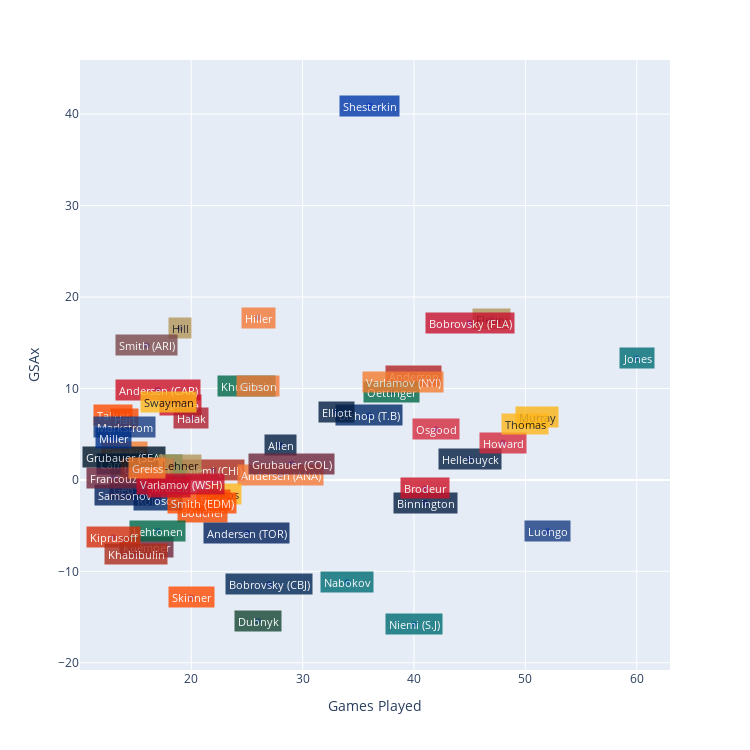

The notebook cell saved with this chart:
### Code cell
fig = px.scatter(data, x='GP', y='GSAx')
for row in data.index:
    fig.add_annotation(x=data.loc[row, 'GP'], y=data.loc[row, 'GSAx'], 
            text=data.loc[row, 'Player'], showarrow=False, name='Team',
            font=dict(size=11, 
                      color=teamColours[data.loc[row, 'Team']]['text']),
            bgcolor=teamColours[data.loc[row, 'Team']]['colour'], opacity=0.8, 
            borderpad=2.5)
fig.update_layout(showlegend=False, width=750, height=750, 
                  xaxis_title='Games Played',
                  yaxis_title='GSAx')
fig.update_yaxes(range=[(data["GSAx"].min() - 5), (data["GSAx"].max() + 5)])
fig.show()

### Figure 1 — Plotly figure (JSON) as saved in the notebook; plotly's stock layout.template omitted (floating-point values rounded to 4 significant figures)
{"data": [{"hovertemplate": "GP=%{x}<br>GSAx=%{y}<extra></extra>", "legendgroup": "", "marker": {"color": "#636efa", "symbol": "circle"}, "mode": "markers", "name": "", "orientation": "v", "showlegend": false, "type": "scatter", "x": [19, 15, 25, 22, 40, 19, 36, 16, 21, 33, 13, 17, 14, 42, 45, 40, 16, 26, 17, 34, 28, 25, 17, 36, 14, 14, 14, 14, 28, 38, 20, 18, 48, 26, 26, 41, 23, 17, 47, 22, 41, 60, 18, 51, 16, 13, 16, 21, 15, 13, 18, 29, 14, 52, 19, 13, 19, 39, 27, 45, 20, 16, 50], "xaxis": "x", "y": [16.6, -1, 10.27, 1.06, -15.79, 8.2, 7.05, 1.6, -3.48, 7.46, 7.11, 1.22, 6.68, 5.53, 2.25, 11.38, -7.29, -15.43, -2.2, -11.17, 0.5, -5.8, 9.83, 40.92, -1.67, 3, 1.74, 5.83, 3.8, 9.61, 6.8, 8.52, 4.08, 10.28, 17.75, -2.49, -1.55, -5.57, 17.64, -2.17, -0.94, 13.3, -0.05, 6.87, 1.24, -6.27, 14.7, -2.53, -8.15, 0.23, -0.8, 1.77, 2.49, -5.58, 1.63, 4.53, -0.42, 10.69, -11.4, 17.17, -12.86, 1.27, 6.14], "yaxis": "y"}], "layout": {"annotations": [{"bgcolor": "#B4975A", "borderpad": 2.5, "font": {"color": "#000000", "size": 11}, "name": "Team", "opacity": 0.8, "showarrow": false, "text": "Hill", "x": 19, "y": 16.6}, {"bgcolor": "#6F263D", "borderpad": 2.5, "font": {"color": "#ffffff", "size": 11}, "name": "Team", "opacity": 0.8, "showarrow": false, "text": "Georgiev", "x": 15, "y": -1}, {"bgcolor": "#006847", "borderpad": 2.5, "font": {"color": "#ffffff", "size": 11}, "name": "Team", "opacity": 0.8, "showarrow": false, "text": "Khudobin", "x": 25, "y": 10.27}, {"bgcolor": "#af2c1b", "borderpad": 2.5, "font": {"color": "#ffffff", "size": 11}, "name": "Team", "opacity": 0.8, "showarrow": false, "text": "Niemi (CHI)", "x": 22, "y": 1.06}, {"bgcolor": "#006D75", "borderpad": 2.5, "font": {"color": "#ffffff", "size": 11}, "name": "Team", "opacity": 0.8, "showarrow": false, "text": "Niemi (S.J)", "x": 40, "y": -15.79}, {"bgcolor": "#CE1126", "borderpad": 2.5, "font": {"color": "#ffffff", "size": 11}, "name": "Team", "opacity": 0.8, "showarrow": false, "text": "Raanta", "x": 19, "y": 8.2}, {"bgcolor": "#002868", "borderpad": 2.5, "font": {"color": "#ffffff", "size": 11}, "name": "Team", "opacity": 0.8, "showarrow": false, "text": "Bishop (T.B)", "x": 36, "y": 7.05}, {"bgcolor": "#006847", "borderpad": 2.5, "font": {"color": "#ffffff", "size": 11}, "name": "Team", "opacity": 0.8, "showarrow": false, "text": "Bishop (DAL)", "x": 16, "y": 1.6}, {"bgcolor": "#F74902", "borderpad": 2.5, "font": {"color": "#ffffff", "size": 11}, "name": "Team", "opacity": 0.8, "showarrow": false, "text": "Boucher", "x": 21, "y": -3.48}, {"bgcolor": "#041E42", "borderpad": 2.5, "font": {"color": "#ffffff", "size": 11}, "name": "Team", "opacity": 0.8, "showarrow": false, "text": "Elliott", "x": 33, "y": 7.46}, {"bgcolor": "#FF4C00", "borderpad": 2.5, "font": {"color": "#ffffff", "size": 11}, "name": "Team", "opacity": 0.8, "showarrow": false, "text": "Talbot", "x": 13, "y": 7.11}, {"bgcolor": "#CE1126", "borderpad": 2.5, "font": {"color": "#ffffff", "size": 11}, "name": "Team", "opacity": 0.8, "showarrow": false, "text": "Ward", "x": 17, "y": 1.22}, {"bgcolor": "#F74902", "borderpad": 2.5, "font": {"color": "#ffffff", "size": 11}, "name": "Team", "opacity": 0.8, "showarrow": false, "text": "Hart", "x": 14, "y": 6.68}, {"bgcolor": "#d52b3f", "borderpad": 2.5, "font": {"color": "#ffffff", "size": 11}, "name": "Team", "opacity": 0.8, "showarrow": false, "text": "Osgood", "x": 42, "y": 5.53}, {"bgcolor": "#041E42", "borderpad": 2.5, "font": {"color": "#ffffff", "size": 11}, "name": "Team", "opacity": 0.8, "showarrow": false, "text": "Hellebuyck", "x": 45, "y": 2.25}, {"bgcolor": "#b12323", "borderpad": 2.5, "font": {"color": "#ffffff", "size": 11}, "name": "Team", "opacity": 0.8, "showarrow": false, "text": "Anderson", "x": 40, "y": 11.38}, {"bgcolor": "#6F263D", "borderpad": 2.5, "font": {"color": "#ffffff", "size": 11}, "name": "Team", "opacity": 0.8, "showarrow": false, "text": "Kuemper", "x": 16, "y": -7.29}, {"bgcolor": "#154734", "borderpad": 2.5, "font": {"color": "#ffffff", "size": 11}, "name": "Team", "opacity": 0.8, "showarrow": false, "text": "Dubnyk", "x": 26, "y": -15.43}, {"bgcolor": "#002868", "borderpad": 2.5, "font": {"color": "#ffffff", "size": 11}, "name": "Team", "opacity": 0.8, "showarrow": false, "text": "Roloson", "x": 17, "y": -2.2}, {"bgcolor": "#006D75", "borderpad": 2.5, "font": {"color": "#ffffff", "size": 11}, "name": "Team", "opacity": 0.8, "showarrow": false, "text": "Nabokov", "x": 34, "y": -11.17}, {"bgcolor": "#F47A38", "borderpad": 2.5, "font": {"color": "#ffffff", "size": 11}, "name": "Team", "opacity": 0.8, "showarrow": false, "text": "Andersen (ANA)", "x": 28, "y": 0.5}, {"bgcolor": "#00205B", "borderpad": 2.5, "font": {"color": "#ffffff", "size": 11}, "name": "Team", "opacity": 0.8, "showarrow": false, "text": "Andersen (TOR)", "x": 25, "y": -5.8}, {"bgcolor": "#CE1126", "borderpad": 2.5, "font": {"color": "#ffffff", "size": 11}, "name": "Team", "opacity": 0.8, "showarrow": false, "text": "Andersen (CAR)", "x": 17, "y": 9.83}, {"bgcolor": "#0038A8", "borderpad": 2.5, "font": {"color": "#ffffff", "size": 11}, "name": "Team", "opacity": 0.8, "showarrow": false, "text": "Shesterkin", "x": 36, "y": 40.92}, {"bgcolor": "#00205B", "borderpad": 2.5, "font": {"color": "#ffffff", "size": 11}, "name": "Team", "opacity": 0.8, "showarrow": false, "text": "Samsonov", "x": 14, "y": -1.67}, {"bgcolor": "#F47D30", "borderpad": 2.5, "font": {"color": "#ffffff", "size": 11}, "name": "Team", "opacity": 0.8, "showarrow": false, "text": "Sorokin", "x": 14, "y": 3}, {"bgcolor": "#00205B", "borderpad": 2.5, "font": {"color": "#ffffff", "size": 11}, "name": "Team", "opacity": 0.8, "showarrow": false, "text": "Campbell", "x": 14, "y": 1.74}, {"bgcolor": "#173d83", "borderpad": 2.5, "font": {"color": "#ffffff", "size": 11}, "name": "Team", "opacity": 0.8, "showarrow": false, "text": "Markstrom", "x": 14, "y": 5.83}, {"bgcolor": "#041E42", "borderpad": 2.5, "font": {"color": "#ffffff", "size": 11}, "name": "Team", "opacity": 0.8, "showarrow": false, "text": "Allen", "x": 28, "y": 3.8}, {"bgcolor": "#006847", "borderpad": 2.5, "font": {"color": "#ffffff", "size": 11}, "name": "Team", "opacity": 0.8, "showarrow": false, "text": "Oettinger", "x": 38, "y": 9.61}, {"bgcolor": "#AF1E2D", "borderpad": 2.5, "font": {"color": "#ffffff", "size": 11}, "name": "Team", "opacity": 0.8, "showarrow": false, "text": "Halak", "x": 20, "y": 6.8}, {"bgcolor": "#FFB81C", "borderpad": 2.5, "font": {"color": "#000000", "size": 11}, "name": "Team", "opacity": 0.8, "showarrow": false, "text": "Swayman", "x": 18, "y": 8.52}, {"bgcolor": "#d52b3f", "borderpad": 2.5, "font": {"color": "#ffffff", "size": 11}, "name": "Team", "opacity": 0.8, "showarrow": false, "text": "Howard", "x": 48, "y": 4.08}, {"bgcolor": "#F47A38", "borderpad": 2.5, "font": {"color": "#ffffff", "size": 11}, "name": "Team", "opacity": 0.8, "showarrow": false, "text": "Gibson", "x": 26, "y": 10.28}, {"bgcolor": "#F47A38", "borderpad": 2.5, "font": {"color": "#ffffff", "size": 11}, "name": "Team", "opacity": 0.8, "showarrow": false, "text": "Hiller", "x": 26, "y": 17.75}, {"bgcolor": "#041E42", "borderpad": 2.5, "font": {"color": "#ffffff", "size": 11}, "name": "Team", "opacity": 0.8, "showarrow": false, "text": "Binnington", "x": 41, "y": -2.49}, {"bgcolor": "#FFB81C", "borderpad": 2.5, "font": {"color": "#000000", "size": 11}, "name": "Team", "opacity": 0.8, "showarrow": false, "text": "Saros", "x": 23, "y": -1.55}, {"bgcolor": "#006847", "borderpad": 2.5, "font": {"color": "#ffffff", "size": 11}, "name": "Team", "opacity": 0.8, "showarrow": false, "text": "Lehtonen", "x": 17, "y": -5.57}, {"bgcolor": "#B4975A", "borderpad": 2.5, "font": {"color": "#000000", "size": 11}, "name": "Team", "opacity": 0.8, "showarrow": false, "text": "Fleury", "x": 47, "y": 17.64}, {"bgcolor": "#F74902", "borderpad": 2.5, "font": {"color": "#ffffff", "size": 11}, "name": "Team", "opacity": 0.8, "showarrow": false, "text": "Biron", "x": 22, "y": -2.17}, {"bgcolor": "#CE1126", "borderpad": 2.5, "font": {"color": "#ffffff", "size": 11}, "name": "Team", "opacity": 0.8, "showarrow": false, "text": "Brodeur", "x": 41, "y": -0.94}, {"bgcolor": "#006D75", "borderpad": 2.5, "font": {"color": "#ffffff", "size": 11}, "name": "Team", "opacity": 0.8, "showarrow": false, "text": "Jones", "x": 60, "y": 13.3}, {"bgcolor": "#006847", "borderpad": 2.5, "font": {"color": "#ffffff", "size": 11}, "name": "Team", "opacity": 0.8, "showarrow": false, "text": "Turco", "x": 18, "y": -0.05}, {"bgcolor": "#FCB514", "borderpad": 2.5, "font": {"color": "#000000", "size": 11}, "name": "Team", "opacity": 0.8, "showarrow": false, "text": "Murray", "x": 51, "y": 6.87}, {"bgcolor": "#F74902", "borderpad": 2.5, "font": {"color": "#ffffff", "size": 11}, "name": "Team", "opacity": 0.8, "showarrow": false, "text": "Leighton", "x": 16, "y": 1.24}, {"bgcolor": "#d6300e", "borderpad": 2.5, "font": {"color": "#ffffff", "size": 11}, "name": "Team", "opacity": 0.8, "showarrow": false, "text": "Kiprusoff", "x": 13, "y": -6.27}, {"bgcolor": "#794848", "borderpad": 2.5, "font": {"color": "#ffffff", "size": 11}, "name": "Team", "opacity": 0.8, "showarrow": false, "text": "Smith (ARI)", "x": 16, "y": 14.7}, {"bgcolor": "#FF4C00", "borderpad": 2.5, "font": {"color": "#ffffff", "size": 11}, "name": "Team", "opacity": 0.8, "showarrow": false, "text": "Smith (EDM)", "x": 21, "y": -2.53}, {"bgcolor": "#af2c1b", "borderpad": 2.5, "font": {"color": "#ffffff", "size": 11}, "name": "Team", "opacity": 0.8, "showarrow": false, "text": "Khabibulin", "x": 15, "y": -8.15}, {"bgcolor": "#6F263D", "borderpad": 2.5, "font": {"color": "#ffffff", "size": 11}, "name": "Team", "opacity": 0.8, "showarrow": false, "text": "Francouz", "x": 13, "y": 0.23}, {"bgcolor": "#CE1126", "borderpad": 2.5, "font": {"color": "#ffffff", "size": 11}, "name": "Team", "opacity": 0.8, "showarrow": false, "text": "Mrazek", "x": 18, "y": -0.8}, {"bgcolor": "#6F263D", "borderpad": 2.5, "font": {"color": "#ffffff", "size": 11}, "name": "Team", "opacity": 0.8, "showarrow": false, "text": "Grubauer (COL)", "x": 29, "y": 1.77}, {"bgcolor": "#001628", "borderpad": 2.5, "font": {"color": "#ffffff", "size": 11}, "name": "Team", "opacity": 0.8, "showarrow": false, "text": "Grubauer (SEA)", "x": 14, "y": 2.49}, {"bgcolor": "#173d83", "borderpad": 2.5, "font": {"color": "#ffffff", "size": 11}, "name": "Team", "opacity": 0.8, "showarrow": false, "text": "Luongo", "x": 52, "y": -5.58}, {"bgcolor": "#B4975A", "borderpad": 2.5, "font": {"color": "#000000", "size": 11}, "name": "Team", "opacity": 0.8, "showarrow": false, "text": "Lehner", "x": 19, "y": 1.63}, {"bgcolor": "#003087", "borderpad": 2.5, "font": {"color": "#ffffff", "size": 11}, "name": "Team", "opacity": 0.8, "showarrow": false, "text": "Miller", "x": 13, "y": 4.53}, {"bgcolor": "#C8102E", "borderpad": 2.5, "font": {"color": "#ffffff", "size": 11}, "name": "Team", "opacity": 0.8, "showarrow": false, "text": "Varlamov (WSH)", "x": 19, "y": -0.42}, {"bgcolor": "#F47D30", "borderpad": 2.5, "font": {"color": "#ffffff", "size": 11}, "name": "Team", "opacity": 0.8, "showarrow": false, "text": "Varlamov (NYI)", "x": 39, "y": 10.69}, {"bgcolor": "#002654", "borderpad": 2.5, "font": {"color": "#ffffff", "size": 11}, "name": "Team", "opacity": 0.8, "showarrow": false, "text": "Bobrovsky (CBJ)", "x": 27, "y": -11.4}, {"bgcolor": "#C8102E", "borderpad": 2.5, "font": {"color": "#ffffff", "size": 11}, "name": "Team", "opacity": 0.8, "showarrow": false, "text": "Bobrovsky (FLA)", "x": 45, "y": 17.17}, {"bgcolor": "#FF4C00", "borderpad": 2.5, "font": {"color": "#ffffff", "size": 11}, "name": "Team", "opacity": 0.8, "showarrow": false, "text": "Skinner", "x": 20, "y": -12.86}, {"bgcolor": "#F47D30", "borderpad": 2.5, "font": {"color": "#ffffff", "size": 11}, "name": "Team", "opacity": 0.8, "showarrow": false, "text": "Greiss", "x": 16, "y": 1.27}, {"bgcolor": "#FFB81C", "borderpad": 2.5, "font": {"color": "#000000", "size": 11}, "name": "Team", "opacity": 0.8, "showarrow": false, "text": "Thomas", "x": 50, "y": 6.14}], "height": 750, "legend": {"tracegroupgap": 0}, "margin": {"t": 60}, "showlegend": false, "width": 750, "xaxis": {"anchor": "y", "domain": [0, 1], "title": {"text": "Games Played"}}, "yaxis": {"anchor": "x", "domain": [0, 1], "range": [-20.79, 45.92], "title": {"text": "GSAx"}}}}
